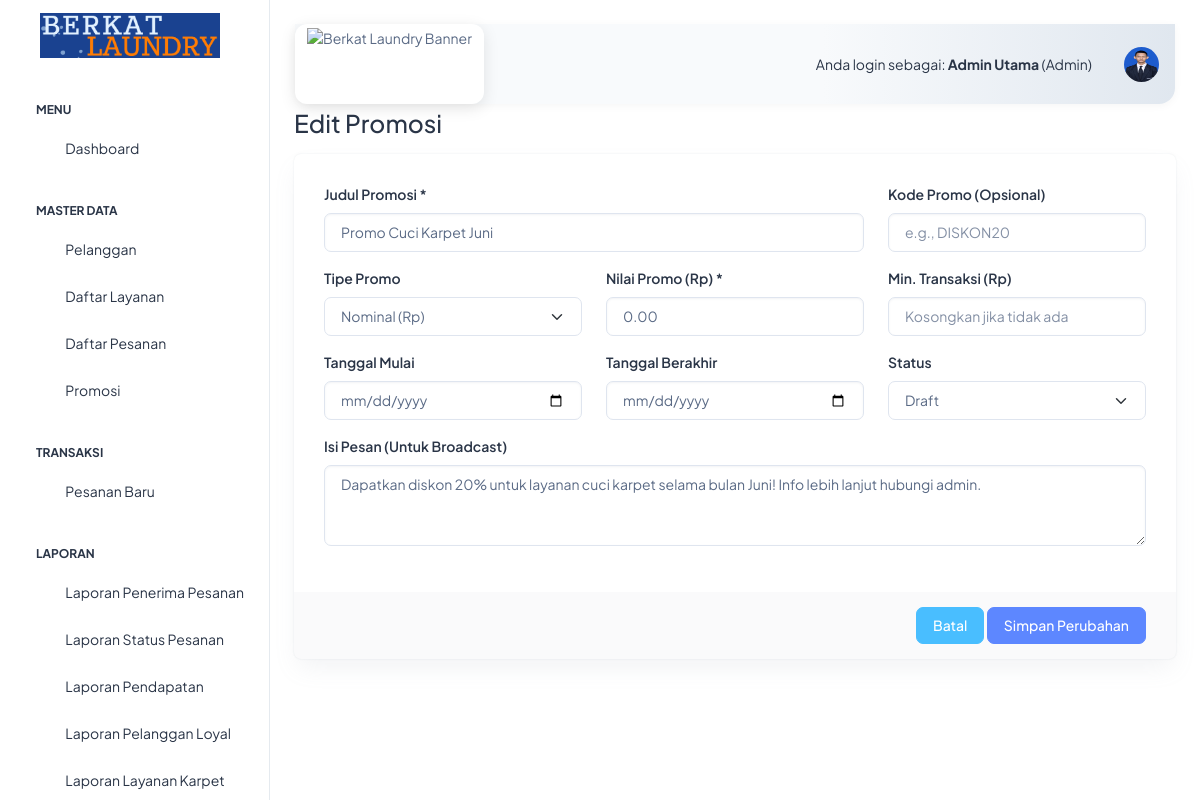
Screenshot of /index.php?page=promosi_edit&id=1 (signed in) with the database file from the repository.
### tables this page shows
CREATE TABLE `promosi` (
  `id_promosi` int(11) NOT NULL,
  `judul` varchar(100) DEFAULT NULL,
  `kode_promo` varchar(50) DEFAULT NULL,
  `tipe_promo` enum('persen','nominal') NOT NULL DEFAULT 'nominal',
  `nilai_promo` decimal(10,2) NOT NULL DEFAULT 0.00,
  `syarat_min_transaksi` decimal(10,2) DEFAULT NULL,
  `isi_pesan` text NOT NULL,
  `tanggal_buat` datetime DEFAULT current_timestamp(),
  `tanggal_kirim` datetime DEFAULT NULL,
  `tanggal_mulai` date DEFAULT NULL,
  `tanggal_berakhir` date DEFAULT NULL,
  `status_promo` enum('draft','aktif','tidak_aktif','terkirim') NOT NULL DEFAULT 'draft'
);

### promosi/promosi_edit.php (the view, shortened to what this page needs)
<?php
include "pengaturan/koneksi.php";
$id = intval($_GET['id'] ?? 0);
$res = mysqli_query($konek, "SELECT * FROM promosi WHERE id_promosi=$id");
$data = mysqli_fetch_assoc($res);
?>
<div class="container-fluid mt-4">
    <h3 class="mb-3">Edit Promosi</h3>
    <form method="post" class="card">
        <div class="card-body">
            <div class="row">
                <div class="col-md-8">
                    <div class="mb-3">
                        <label for="judul" class="form-label">Judul Promosi *</label>
                        <input type="text" class="form-control" id="judul" name="judul" value="<?= htmlspecialchars($data['judul']) ?>" required>
                    </div>
                </div>
                <div class="col-md-4">
                    <div class="mb-3">
                        <label for="kode_promo" class="form-label">Kode Promo (Opsional)</label>
                        <input type="text" class="form-control" id="kode_promo" name="kode_promo" value="<?= htmlspecialchars($data['kode_promo']) ?>" placeholder="e.g., DISKON20">
                    </div>
                </div>
            </div>
            <div class="row">
                <div class="col-md-4">
                    <div class="mb-3">
                        <label for="tipe_promo" class="form-label">Tipe Promo</label>
                        <select class="form-select" id="tipe_promo" name="tipe_promo">
                            <option value="nominal" <?= ($data['tipe_promo'] ?? '') == 'nominal' ? 'selected' : '' ?>>Nominal (Rp)</option>
                        </select>
                    </div>
                </div>
                <div class="col-md-4">
                    <div class="mb-3">
                        <label for="nilai_promo" id="label_nilai_promo" class="form-label">Nilai Promo *</label>
                        <input type="number" step="any" class="form-control" id="nilai_promo" name="nilai_promo" value="<?= htmlspecialchars($data['nilai_promo']) ?>" required>
                    </div>
                </div>
                <div class="col-md-4">
                    <div class="mb-3">
                        <label for="syarat_min_transaksi" class="form-label">Min. Transaksi (Rp)</label>
                        <input type="number" class="form-control" id="syarat_min_transaksi" name="syarat_min_transaksi" value="<?= htmlspecialchars($data['syarat_min_transaksi']) ?>" placeholder="Kosongkan jika tidak ada">
                    </div>
                </div>
            </div>
            <div class="row">
                <div class="col-md-4">
                    <div class="mb-3">
                        <label for="tanggal_mulai" class="form-label">Tanggal Mulai</label>
                        <input type="date" class="form-control" id="tanggal_mulai" name="tanggal_mulai" value="<?= htmlspecialchars($data['tanggal_mulai'] ?? '') ?>">
                    </div>
                </div>
                <div class="col-md-4">
                    <div class="mb-3">
                        <label for="tanggal_berakhir" class="form-label">Tanggal Berakhir</label>
                        <input type="date" class="form-control" id="tanggal_berakhir" name="tanggal_berakhir" value="<?= htmlspecialchars($data['tanggal_berakhir'] ?? '') ?>">
                    </div>
                </div>
                <div class="col-md-4">
                     <div class="mb-3">
                        <label for="status_promo" class="form-label">Status</label>
                        <select class="form-select" id="status_promo" name="status_promo">
                            <option value="draft" <?= ($data['status_promo'] ?? '') == 'draft' ? 'selected' : '' ?>>Draft</option>
                        </select>
                    </div>
                </div>
            </div>
            <div class="mb-3">
                <label for="isi_pesan" class="form-label">Isi Pesan (Untuk Broadcast)</label>
                <textarea class="form-control" id="isi_pesan" name="isi_pesan" rows="3" placeholder="Tulis pesan yang akan dikirim ke pelanggan..."><?= htmlspecialchars($data['isi_pesan']) ?></textarea>
            </div>
        </div>
        <div class="card-footer text-end">
            <a href="?page=promosi_read" class="btn btn-secondary">Batal</a>
            <button type="submit" name="simpan" class="btn btn-primary">Simpan Perubahan</button>
        </div>
    </form>
</div>

### assets/css/logo-custom.css (style rules this page uses)
body { padding-top: 0 !important; }

### rows the page displays
promosi: judul "Promo Cuci Karpet Juni", tipe_promo "Nominal (Rp)", nilai_promo "0.00", isi_pesan "Dapatkan diskon 20% untuk layanan cuci karpet selama bulan Juni! Info lebih lanjut hubungi admin."

### other values shown
$_SESSION['nama_lengkap'] "Admin Utama"
$_SESSION['role'] "Admin"
